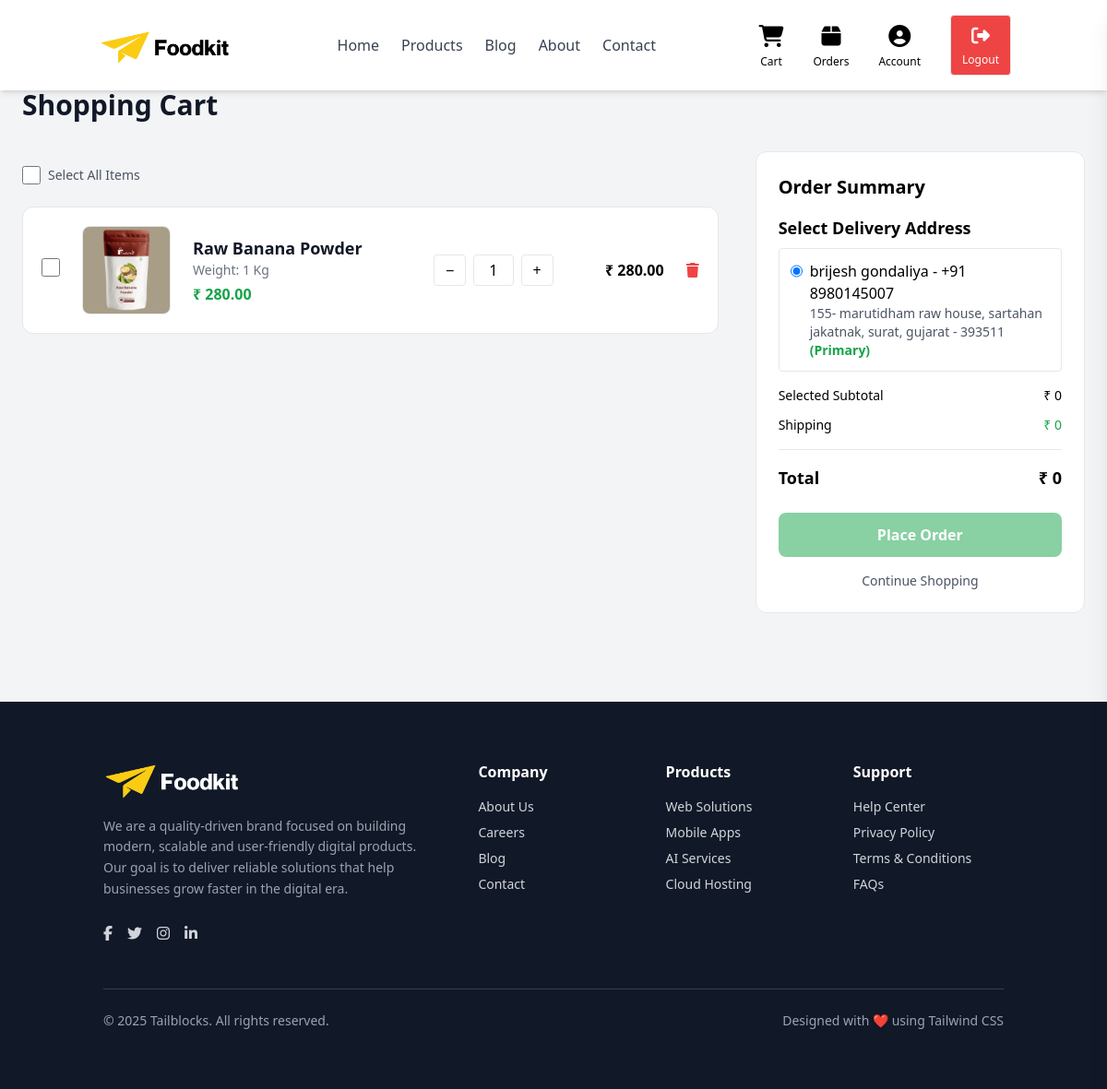
/cart/ (signed in), run on an earlier commit of the app's database.
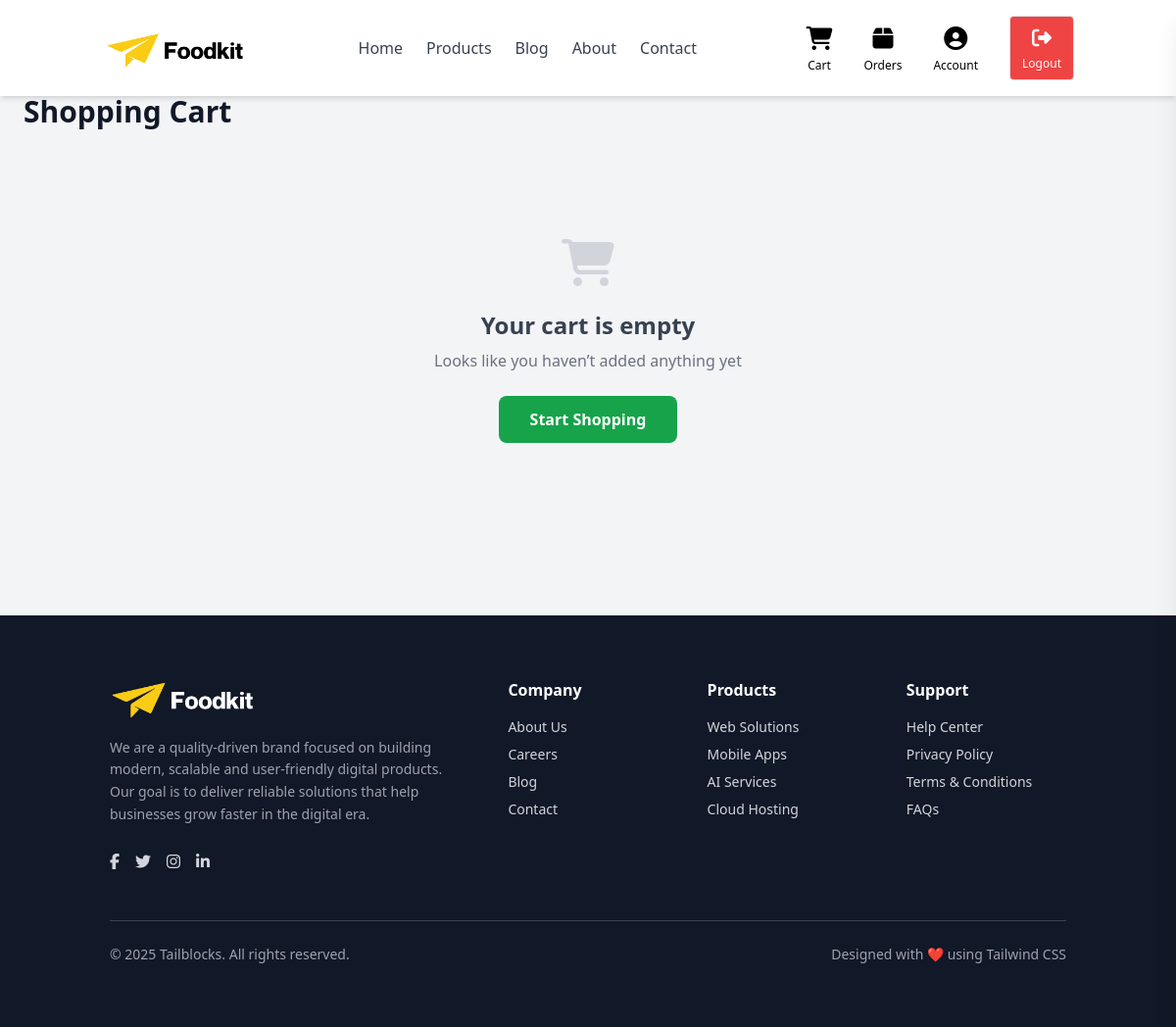
And on a later commit of the database.
### apps/store/models.py (models this page shows, shortened)
class Cart(BaseModel):
    user = models.ForeignKey(
        User,
        on_delete=models.CASCADE,
        related_name="cart_items"
    )
    product = models.ForeignKey(Product, on_delete=models.CASCADE)
    qty = models.PositiveIntegerField(default=1)
    @property
    def total_price(self):
        return self.product.price * self.qty

class Product(BaseModel):
    name = models.CharField(max_length=255)
    category = models.ForeignKey(
        ProductCategory,
        on_delete=models.CASCADE,
        related_name="products"
    )
    price = models.DecimalField(max_digits=10, decimal_places=2)
    weight = models.CharField(max_length=50)
    content = models.TextField()
    additional_details = models.JSONField(blank=True, null=True)
    image_1 = models.ImageField(
        upload_to=product_image_path,
        default="products/default_product.jpg",
        blank=True,
        null=True
    )
    image_2 = models.ImageField(
        upload_to=product_image_path,
        blank=True,
        null=True
    )
    image_3 = models.ImageField(
        upload_to=product_image_path,
        blank=True,
        null=True
    )
    image_4 = models.ImageField(
        upload_to=product_image_path,
        blank=True,
        null=True
    )
    is_active = models.BooleanField(default=True)
    class Meta:
        ordering = ['-created_at']
    def primary_image(self):
        if self.image_1:
            return self.image_1.url
        return settings.MEDIA_URL + "products/default_product.jpg"

class Address(BaseModel):
    user = models.ForeignKey(User,
        on_delete=models.CASCADE,
        related_name="addresses"
    )
    full_name = models.CharField(max_length=150)
    phone = models.CharField(max_length=15)
    address_line1 = models.CharField(max_length=255)
    address_line2 = models.CharField(max_length=255, blank=True, null=True)
    city = models.CharField(max_length=100)
    state = models.CharField(max_length=100)
    pincode = models.CharField(max_length=10)
    is_primary = models.BooleanField(default=False)
    created_at = models.DateTimeField(auto_now_add=True)

### apps/store/views.py (the view)
# urls.py: path("cart/", cart, name="cart"),
@login_required
def cart(request):
    user_id = request.session.get('user_id')
    if not user_id:
        return redirect("login")
    user_ = get_object_or_404(User, id=user_id)
    cart_items = Cart.objects.filter(user=user_)
    total_amount = sum(item.total_price for item in cart_items)
    addresses = Address.objects.filter(user=user_).order_by('-is_primary')
    return render(request, "store/cart.html", {
        "cart_items": cart_items,
        "total_amount": total_amount,
        "addresses": addresses
    })

### apps/store/views.py (called while the page is built)
def login_required(view_func):
    @wraps(view_func)
    def wrapper(request, *args, **kwargs):
        if request.session.get('user_id'):
            return view_func(request, *args, **kwargs)
        messages.warning(request, "Please log in to continue.")
        return redirect('signin')
    return wrapper

### apps/store/templates/store/cart.html (shortened to what the changed rows need)
{% extends 'store/base.html' %}
{% load static %}
{% block body %}
<div class="max-w-7xl mx-auto px-6 py-24">
    <h1 class="text-3xl font-bold text-gray-900 mb-8">
        Shopping Cart
    </h1>
    {% if cart_items %}
    <div class="grid grid-cols-1 lg:grid-cols-3 gap-10">
        <div class="lg:col-span-2 space-y-6">
            <div class="flex items-center gap-2 my-4 ">
                <input type="checkbox" id="select-all" class="w-5 h-5 cursor-pointer">
                <span class="text-sm text-gray-600 font-medium">
                    Select All Items
                </span>
            </div>
            {% for item in cart_items %}
            <div class="flex items-center gap-6 border rounded-xl p-5 bg-white">
                <div>
                    <input type="checkbox"
                           class="cart-checkbox w-5 h-5 text-green-600 border-gray-300 rounded cursor-pointer"
                           value="{{ item.id }}"
                           data-price="{{ item.total_price }}">
                </div>
                <img src="{{ item.product.primary_image }}" alt="{{ item.product.name }}"
                     class="w-24 h-24 object-contain rounded-lg border">
                <div class="flex-1">
                    <h3 class="text-lg font-semibold text-gray-900">
                        {{ item.product.name }}
                    </h3>
                    <p class="text-sm text-gray-500">
                        Weight: {{ item.product.weight }}
                    </p>
                    <p class="text-green-600 font-semibold mt-1">
                        ₹ {{ item.product.price }}
                    </p>
                </div>
                <div class="flex items-center gap-2">
                    <a href="{% url 'cart_decrease' item.id %}" class="px-3 py-1 border rounded hover:bg-gray-100">−</a>
                    <span class="px-4 py-1 border rounded">
                        {{ item.qty }}
                    </span>
                    <a href="{% url 'cart_increase' item.id %}" class="px-3 py-1 border rounded hover:bg-gray-100">+</a>
                </div>
                <div class="w-24 text-right font-semibold">
                    ₹ {{ item.total_price }}
                </div>
                <a href="{% url 'cart_remove' item.id %}" class="text-red-500 hover:text-red-700">
                    <i class="fa-solid fa-trash"></i>
                </a>
            </div>
            {% endfor %}
        </div>
        <div class="border rounded-xl p-6 bg-white h-fit">
            <h2 class="text-xl font-semibold mb-4">
                Order Summary
            </h2>
            <div class="mb-4">
                <h3 class="text-lg font-semibold mb-2">Select Delivery Address</h3>
                {% if addresses %}
                <div class="space-y-2">
                    {% for address in addresses %}
                    <label class="flex items-start gap-2 border rounded p-3 cursor-pointer hover:bg-gray-50">
                        <input type="radio" name="address" value="{{ address.id }}" {% if address.is_primary %}checked{% endif %}
                               class="address-radio w-4 h-4 mt-1 text-green-600">
                        <div>
                            <p class="font-medium">{{ address.full_name }} - {{ address.phone }}</p>
                            <p class="text-sm text-gray-600">
                                {{ address.address_line1 }}{% if address.address_line2 %}, {{ address.address_line2 }}{% endif %},
                                {{ address.city }}, {{ address.state }} - {{ address.pincode }}
                                {% if address.is_primary %}<span class="text-green-600 font-semibold">(Primary)</span>{% endif %}
                            </p>
                        </div>
                    </label>
                    {% endfor %}
                </div>
                {% else %}
                <p class="text-sm text-gray-500">No addresses found. Please add an address in your profile before placing an order.</p>
                {% endif %}
            </div>
            <div class="flex justify-between text-sm mb-3">
                <span>Selected Subtotal</span>
                <span>₹ <span id="selected-subtotal">0</span></span>
            </div>
            <div class="flex justify-between text-sm mb-3">
                <span>Shipping</span>
                <span id="shipping-amount" class="text-green-600">₹ 0</span>
            </div>
            <hr class="my-4">
            <div class="flex justify-between text-lg font-bold mb-6">
                <span>Total</span>
                <span>₹ <span id="final-total">0</span></span>
            </div>
            <a href="#" id="checkout-btn"
               class="block text-center bg-green-600 hover:bg-green-700 text-white font-semibold py-3 rounded-lg transition opacity-50 pointer-events-none">
                Place Order
            </a>
            <a href="{% url 'products' %}" class="block text-center mt-4 text-sm text-gray-600 hover:underline">
                Continue Shopping
            </a>
        </div>
    </div>
    {% else %}
    <div class="text-center py-20">
        <i class="fa-solid fa-cart-shopping text-5xl text-gray-300 mb-6"></i>
        <h2 class="text-2xl font-semibold text-gray-700 mb-2">
            Your cart is empty
        </h2>
        <p class="text-gray-500 mb-6">
            Looks like you haven’t added anything yet
        </p>
        <a href="{% url 'products' %}"
           class="inline-block bg-green-600 hover:bg-green-700 text-white px-8 py-3 rounded-lg font-semibold transition">
            Start Shopping
        </a>
    </div>
    {% endif %}
</div>
{% endblock %}

What changed in the data, as far as the page shows it:
removed Cart: product.primary_image (picture), product.name "Raw Banana Powder", product.weight "1 Kg", product.price "280.00", qty "1", total_price "280.00"
no longer on this page (row edited): Address: is_primary "☑ brijesh gondaliya - +91 898014", full_name "brijesh gondaliya", phone "+91 8980145007", address_line1 "155- marutidham raw house", address_line2 "sartahan jakatnak", city "surat", state "gujarat", pincode "393511", shows "(Primary)"
Also different on the page:
form field value: "☐" → (not shown)
text no longer shown: "Select All Items Order Summary Select Delivery Address Selected Subtotal ₹ 0 Shipping ₹ 0 Total ₹ 0 Place Order Continue Shopping"
text now shown: "Your cart is empty Looks like you haven’t added anything yet Start Shopping"
